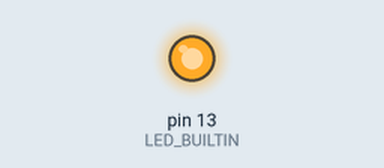
A sketch run on a simulated Arduino Uno, built with avr-gcc and run on an emulated ATmega328P. On the bench: output pins drawn as LEDs (lit = HIGH).

Above: at 0.15 s.
At 2.3 s:
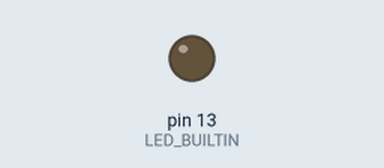
Timing chart, 0 to 3.1 s (numbered marks = the images above):
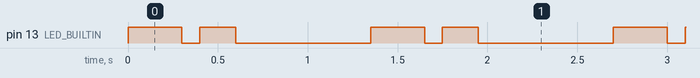

The sketch:

Activitat_02.ino
```cpp
// the setup function runs once when you press reset or power the board
void setup() {
  // initialize digital pin LED_BUILTIN as an output.
  pinMode(LED_BUILTIN, OUTPUT);
}

// the loop function runs over and over again forever
void loop() {
  digitalWrite(LED_BUILTIN,HIGH); //Primer latido
  delay(300);
  digitalWrite(LED_BUILTIN,LOW); //Pausa entre latidos
  delay(100);
  digitalWrite(LED_BUILTIN,HIGH); //Segundo latido
  delay(200);
  digitalWrite(LED_BUILTIN, LOW);   //Pausa para empezar el ciclo de latidos
  delay(750);
}
```

Measured:
- by itself, pin 13 (LED_BUILTIN): repeats every 1.4 s: LOW 0.10 s, HIGH 0.20 s, LOW 0.75 s, HIGH 0.30 s
- by itself, everything shown: repeats every 1.4 s, in 4 steps
